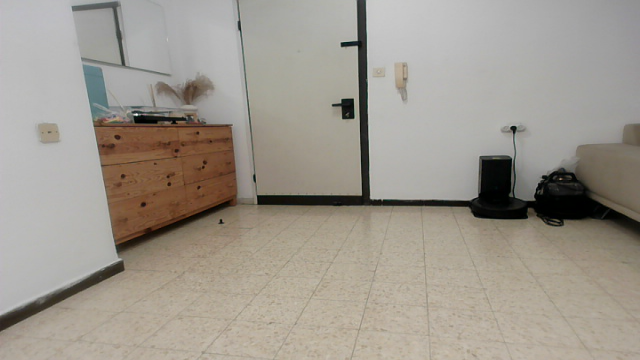
#> input picture evaluation/eval_input/frame_0002.png, 640 x 360 px; its folder holds only this picture in this run
$ python run_pipeline.py
#> lines starting #> are read from the running program, lines starting #| are printed output that depends on the picture; after the words box and inside, x2 and y2 are one past the last pixel; in counts of white or black regions, pixels touching at a corner belong together
### config_utils.py
import json
import os
import numpy as np

CONFIG_FILE = "ball_config.json"
RUNTIME_CONFIG_FILE = "runtime_config.json"

# [20 lines left out: function save_hsv_config, not called in this run]

def load_hsv_config(profile_name="default"):
    """Loads HSV bounds for a camera profile; falls back to broad defaults."""
#> called with profile_name = 'side'
    default_lower = np.array([0, 30, 50])
    default_upper = np.array([30, 255, 255])

    if not os.path.exists(CONFIG_FILE):
        print(f"[WARNING] Config file not found. Using defaults.")
        return default_lower, default_upper

    with open(CONFIG_FILE, 'r') as f:
#> (reads ball_config.json from the repository)
        try:
            data = json.load(f)
        except json.JSONDecodeError:
            print("[ERROR] Failed to decode JSON. Using defaults.")
            return default_lower, default_upper

    if profile_name not in data:
        print(f"[WARNING] Profile '{profile_name}' not found. Using defaults.")
        return default_lower, default_upper

    profile_data = data[profile_name]
    lower = np.array(profile_data["lower_hsv"])
    upper = np.array(profile_data["upper_hsv"])

    print(f"[INFO] HSV config for '{profile_name}' loaded.")
    return lower, upper


# [36 lines left out: functions save_floor_epsilon, load_floor_epsilon, not called in this run]


FLOOR_CONFIG_FILE = "floor_calibration.json"

# [27 lines left out: functions save_floor_points, load_floor_points, not called in this run]

### run_pipeline.py
"""
Runs the single-frame detection pipeline (blur, HSV, morphology, Hough)
on evaluation images and saves binary masks and Hough overlays.
"""

import cv2
import numpy as np
import os
import glob
import time
from config import CONFIG
from config_utils import load_hsv_config

EVAL_DIR = "evaluation"
INPUT_DIR = os.path.join(EVAL_DIR, "eval_input")
MASKS_DIR = os.path.join(EVAL_DIR, "pipeline_masks")
HOUGH_DIR = os.path.join(EVAL_DIR, "pipeline_hough")

CAMERA_PROFILE = "side"


def progress_bar(current, total, width=30):
    pct = current / total
    filled = int(width * pct)
    bar = "█" * filled + "░" * (width - filled)
    return f"[{bar}] {current}/{total} ({pct * 100:.0f}%)"


def main():
    os.makedirs(INPUT_DIR, exist_ok=True)
    os.makedirs(MASKS_DIR, exist_ok=True)
    os.makedirs(HOUGH_DIR, exist_ok=True)

    image_files = sorted(
        glob.glob(os.path.join(INPUT_DIR, "*.png")) +
        glob.glob(os.path.join(INPUT_DIR, "*.jpg")) +
        glob.glob(os.path.join(INPUT_DIR, "*.jpeg"))
    )

    if not image_files:
        print(f"[ERROR] No images found in {INPUT_DIR}/")
        print(f"        Drop your frames there and run again.")
        return

    lower_hsv, upper_hsv = load_hsv_config(CAMERA_PROFILE)
    blur_k = tuple(CONFIG["processing"]["blur_kernel"])
    kernel_open = np.ones(CONFIG["processing"]["morph_open_kernel"], np.uint8)
    kernel_close = np.ones(CONFIG["processing"]["morph_close_kernel"], np.uint8)

    min_hough_r = int(np.sqrt(CONFIG["detection"]["min_area"] / np.pi) * 0.25)
    max_hough_r = int(np.sqrt(CONFIG["detection"]["max_area"] / np.pi) * 1.75)
    hough_param1 = CONFIG["detection"].get("hough_param1", 50)
    hough_param2 = CONFIG["detection"].get("hough_param2", 20)

    total = len(image_files)
    print("=" * 60)
    print("  Classic Pipeline Runner")
    print("=" * 60)
    print(f"  Input        : {INPUT_DIR}/  ({total} images)")
    print(f"  Masks output : {MASKS_DIR}/")
    print(f"  Hough output : {HOUGH_DIR}/")
    print(f"  HSV range    : {lower_hsv} -> {upper_hsv}")
    print(f"  Hough radius : [{min_hough_r}, {max_hough_r}]")
    print("=" * 60)
    print()

    detected = 0
    total_time = 0

    for i, img_path in enumerate(image_files):
        filename = os.path.basename(img_path)
        name_no_ext = os.path.splitext(filename)[0]

        frame = cv2.imread(img_path)
#> frame is the input picture: shape (360, 640, 3); mean B, G, R 142, 151.6, 157.8
        if frame is None:
            print(f"  [WARNING] Could not read: {filename}")
            continue

        t0 = time.time()

        blurred = cv2.GaussianBlur(frame, blur_k, 0)
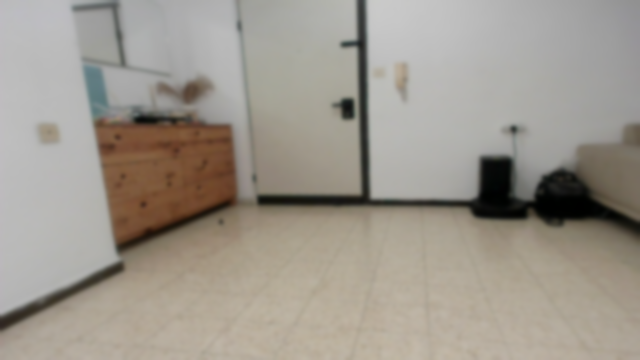
#> blurred: shape (360, 640, 3); mean B, G, R 142, 151.6, 157.8
        hsv = cv2.cvtColor(blurred, cv2.COLOR_BGR2HSV)
#> hsv: shape (360, 640, 3); mean H, S, V 25.3, 31.6, 158.2
        color_mask = cv2.inRange(hsv, lower_hsv, upper_hsv)
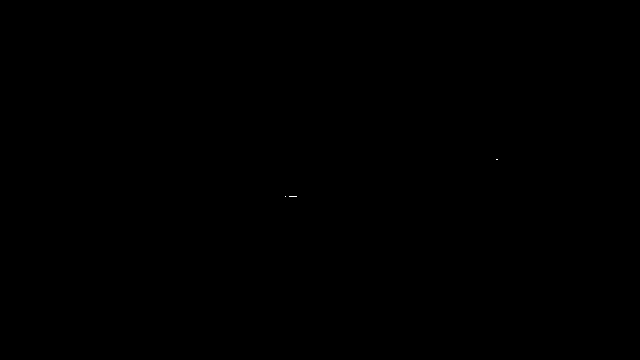
#> color_mask: shape (360, 640); 0% white in thin lines or dots, all inside (x1, y1, x2, y2) = (285, 159, 498, 197)
        color_mask = cv2.morphologyEx(color_mask, cv2.MORPH_OPEN, kernel_open, iterations=2)
#> color_mask: shape (360, 640); every value is 0
        color_mask = cv2.morphologyEx(color_mask, cv2.MORPH_CLOSE, kernel_close, iterations=2)

        mask_for_hough = cv2.GaussianBlur(color_mask, (9, 9), 2)
        circles = cv2.HoughCircles(
            mask_for_hough,
            cv2.HOUGH_GRADIENT,
            dp=1.2,
            minDist=100,
            param1=hough_param1,
            param2=hough_param2,
            minRadius=min_hough_r,
            maxRadius=max_hough_r
        )
#> circles = None

        contour_circle = None
        if circles is None:
            contours, _ = cv2.findContours(color_mask, cv2.RETR_EXTERNAL, cv2.CHAIN_APPROX_SIMPLE)
#> contours = []
            if contours:
                largest = max(contours, key=cv2.contourArea)
                area = cv2.contourArea(largest)
                if area > CONFIG["detection"].get("relaxed_min_area", 100):
                    ((cx, cy), radius) = cv2.minEnclosingCircle(largest)
                    contour_circle = (int(cx), int(cy), int(radius))

        elapsed = time.time() - t0
        total_time += elapsed

        cv2.imwrite(os.path.join(MASKS_DIR, f"{name_no_ext}.png"), color_mask)

        hough_vis = frame.copy()
        if circles is not None:
            circles_rounded = np.round(circles[0, :]).astype("int")
            cx, cy, r = circles_rounded[0]
            cv2.circle(hough_vis, (cx, cy), r, (0, 255, 0), 2)
            cv2.circle(hough_vis, (cx, cy), 3, (0, 0, 255), -1)
            detected += 1
            status = "Hough"
        elif contour_circle is not None:
            cx, cy, r = contour_circle
            cv2.circle(hough_vis, (cx, cy), r, (255, 0, 255), 2)
            cv2.circle(hough_vis, (cx, cy), 3, (0, 0, 255), -1)
            detected += 1
            status = "Contour"
        else:
            status = "no detection"

        cv2.imwrite(os.path.join(HOUGH_DIR, f"{name_no_ext}.png"), hough_vis)

        print(f"  {progress_bar(i + 1, total)}  {filename} -> {status}  ({elapsed * 1000:.0f}ms)")

    print()
    print("=" * 60)
    print(f"  DONE  |  {detected}/{total} images with detections")
    print(f"  Total time: {total_time:.2f}s  |  Avg: {total_time / total * 1000:.0f}ms per image")
    print(f"  Masks -> {MASKS_DIR}/")
    print(f"  Hough -> {HOUGH_DIR}/")
    print("=" * 60)


if __name__ == "__main__":
    main()
